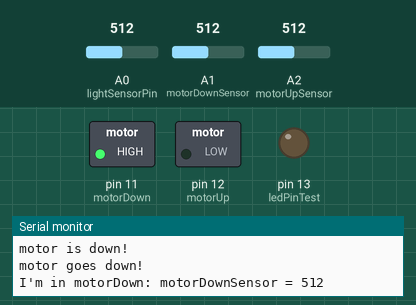
Recording of a sketch running on a simulated Arduino Uno, built with avr-gcc and run on an emulated ATmega328P. On the bench: switched loads named in the sketch (green lamp = pin HIGH), output pins drawn as LEDs (lit = HIGH), the last lines printed to the serial monitor. The test bench sets the inputs (shaded band); at power-on: A1 (motorDownSensor) = 512, A0 (lightSensorPin) = 512, A2 (motorUpSensor) = 512.

Above: at 1.2 s.
1.3 s: A1 (motorDownSensor) set to 50
At 6.4 s:
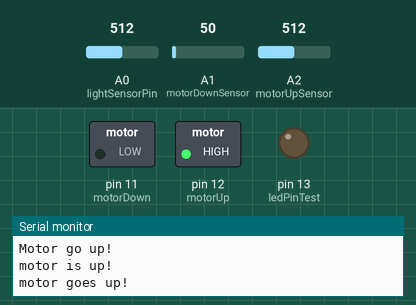
7.5 s: A0 (lightSensorPin) set to 107
21.5 s: A0 (lightSensorPin) set to 88
At 24.7 s:
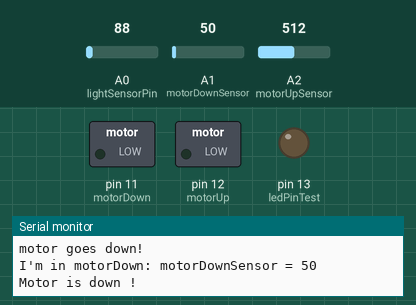
25.5 s: A1 (motorDownSensor) set to 68
At 26.4 s:
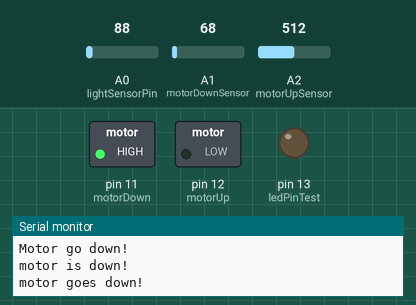
27.0 s: A1 (motorDownSensor) set to 0
At 28.5 s:
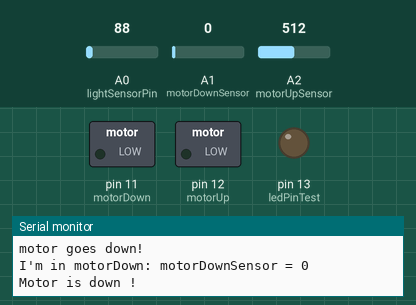
Timing chart, 0 to 29.5 s (numbered marks = the images above; inputs shaded):
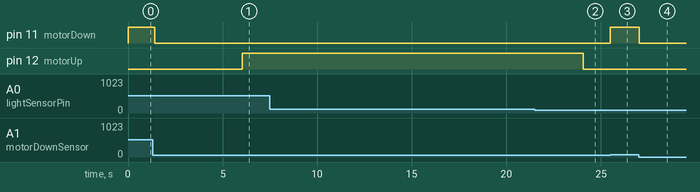

The sketch:

sketch.ino
```cpp
#include <SimpleTimer.h>

int ledPinTest = 13;
int lightSensorPin = 0;
int motorDownSensor = A1;
int motorUpSensor = A2;
int motorDown = 11;
int motorUp = 12;
int lightSensor;
int lightState;

SimpleTimer chickenCoopTimer;

void setup(){
  pinMode(lightSensorPin, INPUT);
  pinMode(motorDownSensor, INPUT);
  pinMode(motorUpSensor, INPUT);
  pinMode(motorDown, OUTPUT);
  pinMode(motorUp, OUTPUT);
  pinMode(ledPinTest, OUTPUT);
  Serial.begin(9600);
  chickenCoopTimer.setInterval(6000, howIsLight);      // read the lightSensor every
}

void loop(){
  chickenCoopTimer.run();
  //howIsLight();
  if(lightState == 1){
    Serial.println("motor goes up!");
    digitalWrite(motorDown, LOW);
    motorGoUp();
    Serial.println("motor is up!");
  } else {
    Serial.println("motor goes down!");
    digitalWrite(motorUp, LOW);
    motorGoDown();
    Serial.println("motor is down!");
  }
}

void motorGoUp(){
  Serial.print("\nI'm in motorUp: motorUpSensor = ");
  Serial.println(analogRead(motorUpSensor));
  if (analogRead(motorUpSensor) <= 60) {
    digitalWrite(motorUp, LOW);
    Serial.println("Motor is up !");
    delay(100);
  } else {
    digitalWrite(motorUp, HIGH);
    Serial.println("Motor go up!");
    delay(100);
  }
}

void motorGoDown(){
  Serial.print("\nI'm in motorDown: motorDownSensor = ");
  Serial.println(analogRead(motorDownSensor));
  if (analogRead(motorDownSensor) <= 60) {
    digitalWrite(motorDown, LOW);
    Serial.println("Motor is down !");
    delay(100);
  } else {
    digitalWrite(motorDown, HIGH);
    Serial.println("Motor go down!");
    delay(100);
  }
}

void howIsLight(){
  lightSensor = analogRead(lightSensorPin);
  if(lightSensor >= 100){
    lightState = 1;
  } else {
    lightState = 0;
  }
  Serial.print("lighState is ");
  Serial.println(lightState);
}
```

Measured:
- the behaviour switches between 100 and 99 on A0 (lightSensorPin) (found by bisection; images 1 and 2)
- the behaviour switches between 60 and 61 on A1 (motorDownSensor) (found by bisection; images 2 and 3)
- after the input at 1.3 s, pin 11 (motorDown): HIGH → LOW after 0.10 s instead of 4.7 s
- after the input at 21.5 s, pin 12 (motorUp): HIGH → LOW after 2.6 s
- after the input at 25.5 s, pin 11 (motorDown): LOW → HIGH at once
- after the input at 27.0 s, pin 11 (motorDown): HIGH → LOW at once
